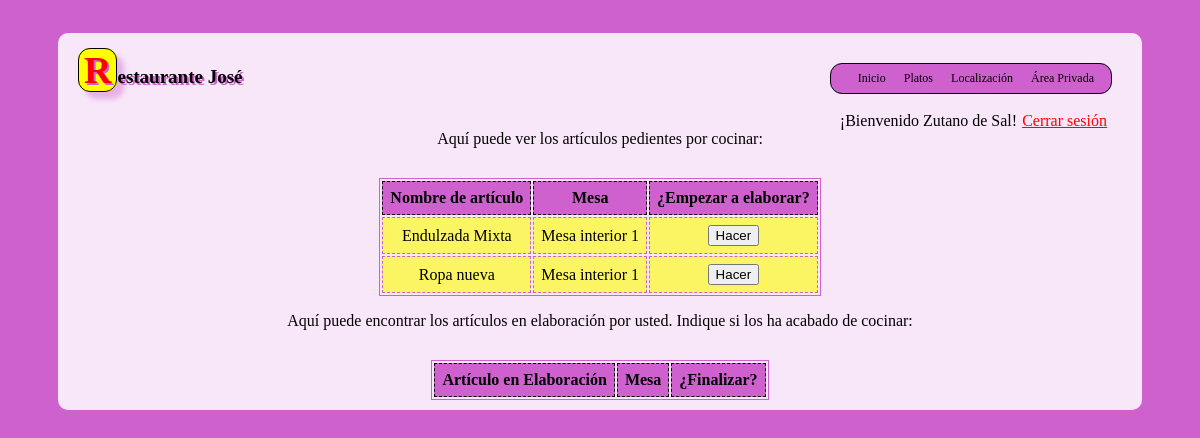
/php/area-privada.php (signed in), run on the app's committed database.
### tables this page shows
CREATE TABLE [articulos]
(
    [id] INTEGER PRIMARY KEY,
    [nombre] NVARCHAR(60),
    [tipo] INTEGER,
    [stock] INTEGER,
    [PVP] DECIMAL(10,2)
);

### php/queries.php (called while the page is built, shortened)
<?php
$db = 0;
function query_from_database($query, $array=array()) {
    global $db;
    $res= $db->prepare($query);
    $res->execute($array);
    if ($res) {
        $res->setFetchMode(PDO::FETCH_NAMED);
    }
    return $res;
}
function get_articulosPendientes(){
    $res = query_from_database('Select articulos.nombre as articulo, mesas.nombre as mesa, lineascomanda.id as id_lineascomanda FROM lineascomanda,articulos, comandas, mesas WHERE cocinero is null and articulos.tipo=1 and articulo=articulos.id and comandas.id=comanda and mesa=mesas.id;');
    return $res;
}

### php/list_show.php (the view, shortened to what this page needs)
<?php
function show_list() {
    if ($_SESSION['tipo_usuario']==1)
        show_camarero_list();
    else{
        show_cocinero_list();
    }
}
function show_cocinero_list() {
    $cabecera = <<<T_HTML
    <p class="clear_both">Aquí puede ver los artículos pedientes por cocinar:</p>
    <table>
        <tr>
            <th>Nombre de artículo</th>
            <th>Mesa</th>
            <th>¿Empezar a elaborar?</th>
        </tr>
T_HTML;
    echo $cabecera;
    $res = get_articulosPendientes();
    if($res){
        foreach($res as $row){
            $fila = <<<T_HTML
            <tr id="pendiente$row[id_lineascomanda]">
            <td> $row[articulo] </td>
            <td> $row[mesa] </td>
            <td> <button class="botonesP" id_usuario="$_SESSION[id_usuario]"  id_lineascomanda="$row[id_lineascomanda]" articulo="$row[articulo]" mesa="$row[mesa]">Hacer</button> </td>
            </tr>
T_HTML;
            echo $fila;
        }
    }
    echo "</table>";
    $cabecera = <<<T_HTML
    <p>Aquí puede encontrar los artículos en elaboración por usted. Indique si los ha acabado de cocinar:</p>
    <table id="tablaHaciendo">
        <tr>
            <th>Artículo en Elaboración</th>
            <th>Mesa</th>
            <th>¿Finalizar?</th>
        </tr>
T_HTML;
    echo $cabecera;
    echo "</table>";
}

### css/estilo.css (style rules this page uses)
@media screen, aural, braille, embossed, handheld, projection, screen, tty, tv { table { clear: both; margin: auto; border: 1px solid #CF61CF; margin-top: 30px; } }
@media screen, aural, braille, embossed, handheld, projection, screen, tty, tv { td, th { padding: 7px; background-color: rgba(255,255,0,0.6); } }
@media screen, aural, braille, embossed, handheld, projection, screen, tty, tv { th { background-color: #CF61CF; border: 1px dashed black; text-align: center; } }
@media screen, aural, braille, embossed, handheld, projection, screen, tty, tv { td { border: 1px dashed #CF61CF; text-align: center; } }
@media screen, aural, braille, embossed, handheld, projection, screen, tty, tv { body { background-color:#CF61CF; padding: 25px 50px 25px 50px; } }
@media screen, aural, braille, embossed, handheld, projection, screen, tty, tv { p { text-align: center; margin-left: 20px; margin-right: 20px; } }
@media screen, aural, braille, embossed, handheld, projection, screen, tty, tv { .clear_both { clear: both; } }

### data on the page
articulos: nombre "Endulzada Mixta", row "Mesa interior 1"
articulos: nombre "Ropa nueva", row "Mesa interior 1"

### other printed values
$nombre_usuario "Zutano de Sal"
